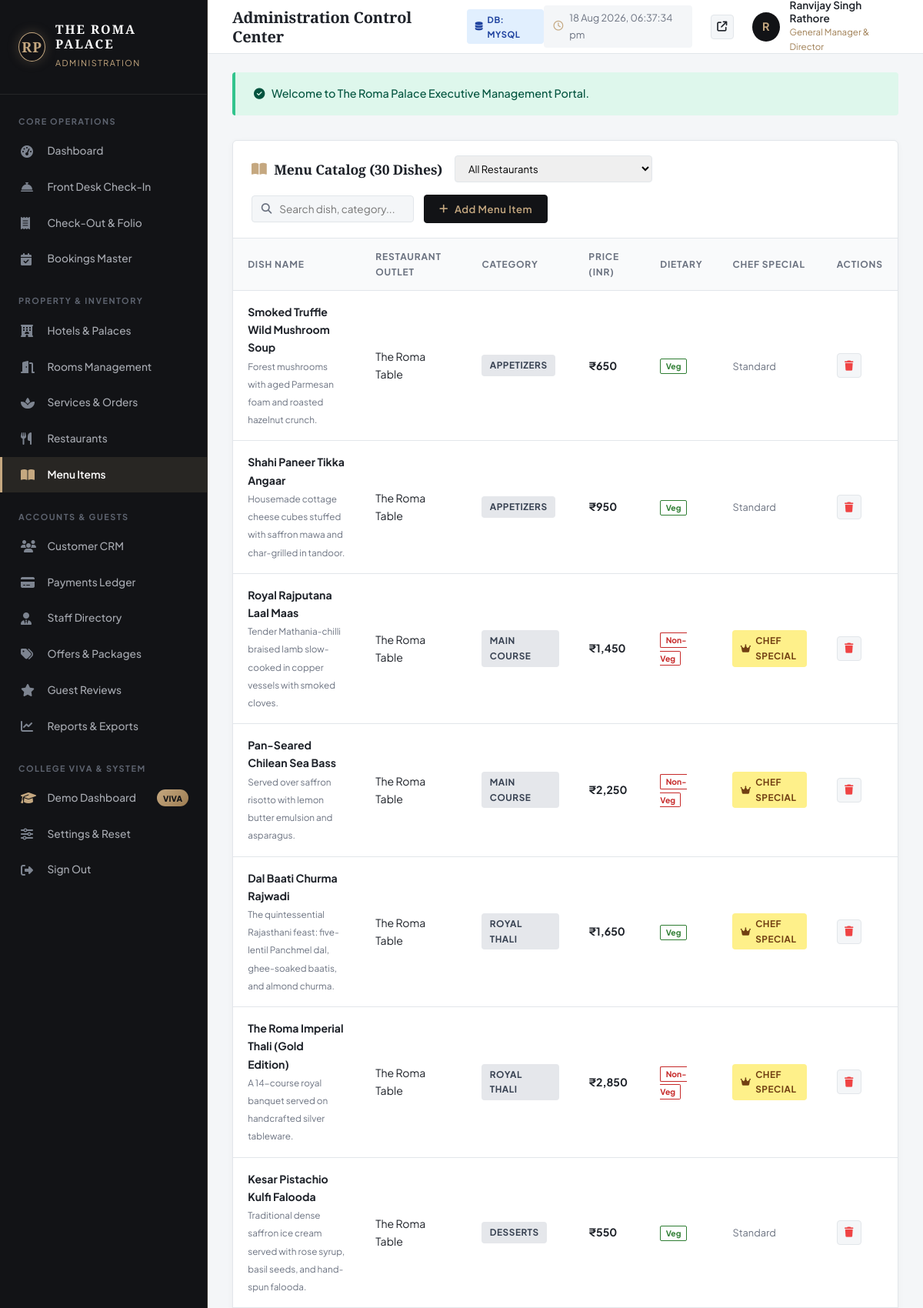
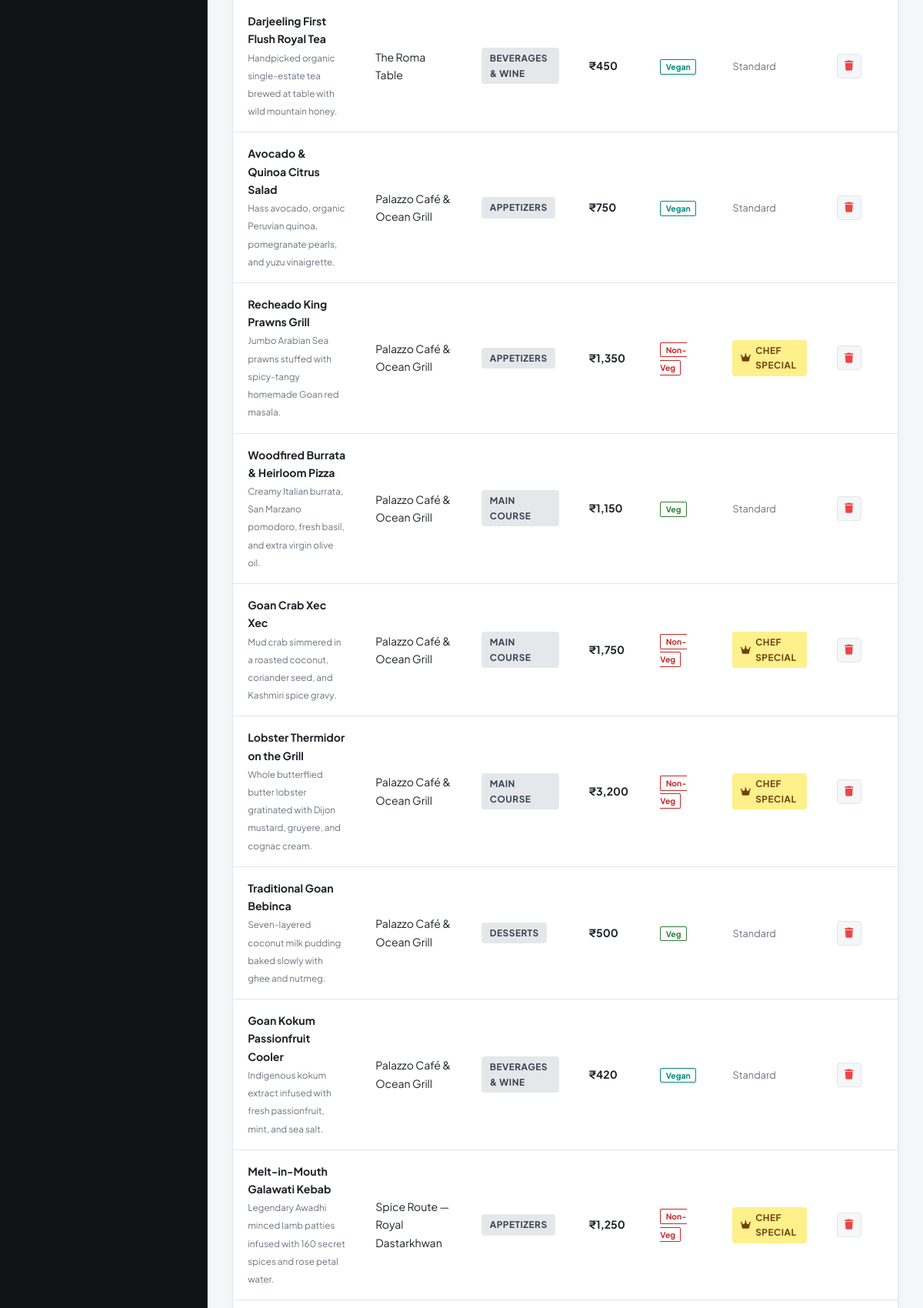
The app's page /admin/menu.php (signed in, upper part) with its own data (2 pictures, top to bottom).
### tables this page shows
CREATE TABLE `menu_items` (
    `item_id` INT AUTO_INCREMENT PRIMARY KEY,
    `restaurant_id` INT NOT NULL,
    `name` VARCHAR(150) NOT NULL,
    `category` ENUM('Appetizers', 'Main Course', 'Royal Thali', 'Desserts', 'Beverages & Wine', 'Breakfast') NOT NULL,
    `price` DECIMAL(8,2) NOT NULL,
    `dietary_flag` ENUM('Veg', 'Non-Veg', 'Vegan', 'Jain Option') NOT NULL DEFAULT 'Veg',
    `description` TEXT NOT NULL,
    `is_chef_special` TINYINT(1) DEFAULT 0,
    `is_available` TINYINT(1) DEFAULT 1,
    FOREIGN KEY (`restaurant_id`) REFERENCES `restaurants`(`restaurant_id`) ON DELETE CASCADE,
    INDEX `idx_menu_cat` (`category`)
);

CREATE TABLE `restaurants` (
    `restaurant_id` INT AUTO_INCREMENT PRIMARY KEY,
    `hotel_id` INT NOT NULL,
    `name` VARCHAR(120) NOT NULL,
    `slug` VARCHAR(100) NOT NULL,
    `cuisine` VARCHAR(100) NOT NULL,
    `opening_hours` VARCHAR(100) NOT NULL,
    `location_desc` VARCHAR(150) NOT NULL,
    `dress_code` VARCHAR(80) DEFAULT 'Smart Casual / Elegant',
    `image_url` VARCHAR(255) NOT NULL,
    `description` TEXT NOT NULL,
    `is_active` TINYINT(1) DEFAULT 1,
    FOREIGN KEY (`hotel_id`) REFERENCES `hotels`(`hotel_id`) ON DELETE CASCADE
);

### includes/auth.php (called while the page is built, shortened)
<?php
require_once __DIR__ . '/db.php';
function is_logged_in() {
    return isset($_SESSION['user_id']) && !empty($_SESSION['user_id']);
}
function is_admin() {
    return is_logged_in() && isset($_SESSION['role']) && $_SESSION['role'] === 'admin';
}
function current_admin() {
    $user_id = $_SESSION['user_id'];
    return db_fetch_one("SELECT a.*, u.email FROM admins a INNER JOIN users u ON a.user_id = u.user_id WHERE a.user_id = ?", [$user_id]);
}

### includes/db.php (called while the page is built, shortened)
<?php
$pdo = null;
if (getenv('USE_MYSQL') === 'true') {
    try {
        $dsn = "mysql:host=" . DB_HOST . ";port=" . DB_PORT . ";dbname=" . DB_NAME . ";charset=utf8mb4";
        $options = [
            PDO::ATTR_ERRMODE            => PDO::ERRMODE_EXCEPTION,
            PDO::ATTR_DEFAULT_FETCH_MODE => PDO::FETCH_ASSOC,
            PDO::ATTR_EMULATE_PREPARES   => false,
            PDO::ATTR_TIMEOUT            => 2
        ];
        $pdo = new PDO($dsn, DB_USER, DB_PASS, $options);
        $testStmt = $pdo->query("SELECT 1 FROM hotels LIMIT 1");
        $db_driver = 'mysql';
    } catch (Exception $e) {
        $pdo = setup_sqlite_fallback();
        $db_driver = 'sqlite';
    }
} else {
    try {
        $dsn = "mysql:host=" . DB_HOST . ";port=" . DB_PORT . ";dbname=" . DB_NAME . ";charset=utf8mb4";
        $options = [
            PDO::ATTR_ERRMODE            => PDO::ERRMODE_EXCEPTION,
            PDO::ATTR_DEFAULT_FETCH_MODE => PDO::FETCH_ASSOC,
            PDO::ATTR_EMULATE_PREPARES   => false,
            PDO::ATTR_TIMEOUT            => 1
        ];
        $testPdo = new PDO($dsn, DB_USER, DB_PASS, $options);
        $pdo = $testPdo;
    } catch (Exception $e) {
        $pdo = setup_sqlite_fallback();
        $db_driver = 'sqlite';
    }
}
function db_query($query, $params = []) {
    global $pdo;
    $stmt = $pdo->prepare($query);
    $stmt->execute($params);
    return $stmt;
}
function db_fetch_all($query, $params = []) {
    $stmt = db_query($query, $params);
    return $stmt->fetchAll();
}
function db_fetch_one($query, $params = []) {
    $stmt = db_query($query, $params);
    return $stmt->fetch() ?: null;
}
function format_inr($amount) {
    return '₹' . number_format((float)$amount, 0, '.', ',');
}

### admin/menu.php (the view, shortened to what this page needs)
<?php
require_once __DIR__ . '/includes/admin-header.php';
$sql = "SELECT m.*, r.name AS restaurant_name FROM menu_items m INNER JOIN restaurants r ON m.restaurant_id = r.restaurant_id WHERE 1=1";
$params = [];
$sql .= " ORDER BY m.restaurant_id ASC, m.category ASC, m.price ASC";
$menuItems = db_fetch_all($sql, $params);
?>
<div class="admin-card">
  <div class="admin-card-header">
    <div style="display: flex; align-items: center; gap: 1rem; flex-wrap: wrap;">
      <h3 class="admin-card-title"><i class="fa-solid fa-book-open text-gold"></i> Menu Catalog (<?php echo count($menuItems); ?> Dishes)</h3>
      <form method="GET" action="menu.php" style="display: flex; gap: 0.5rem;">
        <select name="rest_id" onchange="this.form.submit()" style="padding: 0.45rem 0.8rem; border-radius: 4px; border: 1px solid var(--admin-border); font-size: 0.82rem;">
          <option value="">All Restaurants</option>
        </select>
      </form>
    </div>
    <div class="admin-actions-bar">
      <div class="search-input-box">
        <i class="fa-solid fa-magnifying-glass"></i>
        <input type="text" placeholder="Search dish, category..." data-table-search="menuTable">
      </div>
      <button type="button" class="admin-btn-primary" onclick="openMenuModal()">
        <i class="fa-solid fa-plus"></i> Add Menu Item
      </button>
    </div>
  </div>
  <div class="admin-table-responsive">
    <table class="admin-table" id="menuTable">
      <thead>
        <tr>
          <th>Dish Name</th>
          <th>Restaurant Outlet</th>
          <th>Category</th>
          <th>Price (INR)</th>
          <th>Dietary</th>
          <th>Chef Special</th>
          <th>Actions</th>
        </tr>
      </thead>
      <tbody>
        <?php foreach ($menuItems as $m): ?>
          <tr>
            <td>
              <strong><?php echo htmlspecialchars($m['name']); ?></strong><br>
              <small style="color: var(--admin-text-muted);"><?php echo htmlspecialchars($m['description']); ?></small>
            </td>
            <td><?php echo htmlspecialchars($m['restaurant_name']); ?></td>
            <td><span class="badge badge-secondary"><?php echo htmlspecialchars($m['category']); ?></span></td>
            <td><strong><?php echo format_inr($m['price']); ?></strong></td>
            <td>
              <span class="diet-tag diet-<?php echo strtolower(str_replace(' ', '-', $m['dietary_flag'])); ?>">
                <?php echo htmlspecialchars($m['dietary_flag']); ?>
              </span>
            </td>
            <td>
              <?php if ($m['is_chef_special']): ?>
                <span class="badge badge-warning"><i class="fa-solid fa-crown"></i> Chef Special</span>
              <?php else: ?>
                <span style="color: var(--admin-text-muted); font-size: 0.8rem;">Standard</span>
              <?php endif; ?>
            </td>
            <td>
              <form method="POST" action="menu.php" onsubmit="return confirm('Delete dish?');" style="display: inline;">
                <button type="submit" class="btn-action-icon" style="color: #EF4444;" title="Delete Item">
                  <i class="fa-solid fa-trash"></i>
                </button>
              </form>
            </td>
          </tr>
        <?php endforeach; ?>
      </tbody>
    </table>
  </div>
</div>
<?php require_once __DIR__ . '/includes/admin-footer.php'; ?>

### admin/includes/admin-header.php (shortened to what this page needs)
<?php
require_once __DIR__ . '/../../includes/db.php';
require_once __DIR__ . '/../../includes/auth.php';
$currentAdmin = current_admin() ?: ['full_name' => 'Ranvijay Singh Rathore', 'role_title' => 'General Manager'];
$currentAdminPage = basename($_SERVER['PHP_SELF']);
?>
<!DOCTYPE html>
<html lang="en">
<head>
  <link rel="stylesheet" href="https://cdnjs.cloudflare.com/ajax/libs/font-awesome/6.5.1/css/all.min.css">
  <link rel="stylesheet" href="../assets/css/style.css">
  <link rel="stylesheet" href="../assets/css/admin.css">
</head>
<body class="admin-body">
  <aside class="admin-sidebar">
    <a href="dashboard.php" class="admin-brand" style="text-decoration: none;">
      <div class="rp-monogram">
        <span>RP</span>
      </div>
      <div class="admin-brand-text">
        <h2>THE ROMA PALACE</h2>
        <span>ADMINISTRATION</span>
      </div>
    </a>
    <div class="admin-nav-section">
      <div class="admin-nav-title">CORE OPERATIONS</div>
      <ul class="admin-nav-list">
        <li class="admin-nav-item <?php echo ($currentAdminPage === 'dashboard.php') ? 'active' : ''; ?>">
          <a href="dashboard.php"><i class="fa-solid fa-gauge-high"></i> <span>Dashboard</span></a>
        </li>
        <li class="admin-nav-item <?php echo ($currentAdminPage === 'checkin.php') ? 'active' : ''; ?>">
          <a href="checkin.php"><i class="fa-solid fa-bell-concierge"></i> <span>Front Desk Check-In</span></a>
        </li>
        <li class="admin-nav-item <?php echo ($currentAdminPage === 'checkout.php') ? 'active' : ''; ?>">
          <a href="checkout.php"><i class="fa-solid fa-receipt"></i> <span>Check-Out & Folio</span></a>
        </li>
        <li class="admin-nav-item <?php echo ($currentAdminPage === 'bookings.php') ? 'active' : ''; ?>">
          <a href="bookings.php"><i class="fa-solid fa-calendar-check"></i> <span>Bookings Master</span></a>
        </li>
      </ul>
      <div class="admin-nav-title" style="margin-top: 1rem;">PROPERTY & INVENTORY</div>
      <ul class="admin-nav-list">
        <li class="admin-nav-item <?php echo ($currentAdminPage === 'hotels.php') ? 'active' : ''; ?>">
          <a href="hotels.php"><i class="fa-solid fa-hotel"></i> <span>Hotels & Palaces</span></a>
        </li>
        <li class="admin-nav-item <?php echo ($currentAdminPage === 'rooms.php') ? 'active' : ''; ?>">
          <a href="rooms.php"><i class="fa-solid fa-door-open"></i> <span>Rooms Management</span></a>
        </li>
        <li class="admin-nav-item <?php echo ($currentAdminPage === 'services.php') ? 'active' : ''; ?>">
          <a href="services.php"><i class="fa-solid fa-spa"></i> <span>Services & Orders</span></a>
        </li>
        <li class="admin-nav-item <?php echo ($currentAdminPage === 'restaurants.php') ? 'active' : ''; ?>">
          <a href="restaurants.php"><i class="fa-solid fa-utensils"></i> <span>Restaurants</span></a>
        </li>
        <li class="admin-nav-item <?php echo ($currentAdminPage === 'menu.php') ? 'active' : ''; ?>">
          <a href="menu.php"><i class="fa-solid fa-book-open"></i> <span>Menu Items</span></a>
        </li>
      </ul>
      <div class="admin-nav-title" style="margin-top: 1rem;">ACCOUNTS & GUESTS</div>
      <ul class="admin-nav-list">
        <li class="admin-nav-item <?php echo ($currentAdminPage === 'customers.php') ? 'active' : ''; ?>">
          <a href="customers.php"><i class="fa-solid fa-users"></i> <span>Customer CRM</span></a>
        </li>
        <li class="admin-nav-item <?php echo ($currentAdminPage === 'payments.php') ? 'active' : ''; ?>">
          <a href="payments.php"><i class="fa-solid fa-credit-card"></i> <span>Payments Ledger</span></a>
        </li>
        <li class="admin-nav-item <?php echo ($currentAdminPage === 'staff.php') ? 'active' : ''; ?>">
          <a href="staff.php"><i class="fa-solid fa-user-tie"></i> <span>Staff Directory</span></a>
        </li>
        <li class="admin-nav-item <?php echo ($currentAdminPage === 'offers.php') ? 'active' : ''; ?>">
          <a href="offers.php"><i class="fa-solid fa-tags"></i> <span>Offers & Packages</span></a>
        </li>
        <li class="admin-nav-item <?php echo ($currentAdminPage === 'reviews.php') ? 'active' : ''; ?>">
          <a href="reviews.php"><i class="fa-solid fa-star"></i> <span>Guest Reviews</span></a>
        </li>
        <li class="admin-nav-item <?php echo ($currentAdminPage === 'reports.php') ? 'active' : ''; ?>">
          <a href="reports.php"><i class="fa-solid fa-chart-line"></i> <span>Reports & Exports</span></a>
        </li>
      </ul>
      <div class="admin-nav-title" style="margin-top: 1rem;">COLLEGE VIVA & SYSTEM</div>
      <ul class="admin-nav-list">
        <li class="admin-nav-item <?php echo ($currentAdminPage === 'demo-presentation.php') ? 'active' : ''; ?>">
          <a href="demo-presentation.php">
            <i class="fa-solid fa-graduation-cap text-gold"></i>
            <span>Demo Dashboard</span>
            <span class="admin-badge-viva">Viva</span>
          </a>
        </li>
        <li class="admin-nav-item <?php echo ($currentAdminPage === 'settings.php') ? 'active' : ''; ?>">
          <a href="settings.php"><i class="fa-solid fa-sliders"></i> <span>Settings & Reset</span></a>
        </li>
        <li class="admin-nav-item">
          <a href="logout.php"><i class="fa-solid fa-right-from-bracket"></i> <span>Sign Out</span></a>
        </li>
      </ul>
    </div>
  </aside>
  <div class="admin-main-wrapper">
    <header class="admin-top-header">
      <div class="admin-header-left">
        <h1 class="admin-page-title"><?php echo isset($pageHeading) ? htmlspecialchars($pageHeading) : 'Administration Control Center'; ?></h1>
        <span class="badge badge-info" style="font-size: 0.7rem;">
          <i class="fa-solid fa-database"></i> DB: <?php echo strtoupper(CURRENT_DB_DRIVER); ?>
        </span>
      </div>
      <div class="admin-header-right">
        <div class="admin-time-badge">
          <i class="fa-regular fa-clock text-gold"></i>
          <span id="adminLiveClock">--:--:--</span>
        </div>
        <a href="../index.php" target="_blank" class="btn-action-icon" title="Preview Public Luxury Website">
          <i class="fa-solid fa-arrow-up-right-from-square"></i>
        </a>
        <div class="admin-user-menu">
          <div class="admin-avatar">
            <?php echo strtoupper(substr($currentAdmin['full_name'], 0, 1)); ?>
          </div>
          <div class="admin-user-info">
            <span class="admin-user-name"><?php echo htmlspecialchars($currentAdmin['full_name']); ?></span>
            <span class="admin-user-role"><?php echo htmlspecialchars($currentAdmin['role_title']); ?></span>
          </div>
        </div>
      </div>
    </header>
    <?php if (isset($_SESSION['flash_success'])): ?>
      <div style="margin: 1.5rem 2rem 0 2rem; background: #DEF7EC; color: #03543F; padding: 1rem 1.5rem; border-radius: 4px; border-left: 4px solid #31C48D; font-weight: 500; font-size: 0.9rem;">
        <i class="fa-solid fa-circle-check" style="margin-right: 6px;"></i>
        <?php echo htmlspecialchars($_SESSION['flash_success']); unset($_SESSION['flash_success']); ?>
      </div>
    <?php endif; ?>
    <main class="admin-content-body">

### records on screen
menu_items: name "Smoked Truffle Wild Mushroom Soup", description "Forest mushrooms with aged Parmesan foam and roasted hazelnut crunch.", restaurant.name "The Roma Table", category "APPETIZERS", price "₹650", dietary_flag "Veg", is_chef_special "Standard"
menu_items: name "Shahi Paneer Tikka Angaar", description "Housemade cottage cheese cubes stuffed with saffron mawa and char-grilled in tandoor.", restaurant.name "The Roma Table", category "APPETIZERS", price "₹950", dietary_flag "Veg", is_chef_special "Standard"
menu_items: name "Royal Rajputana Laal Maas", description "Tender Mathania-chilli braised lamb slow-cooked in copper vessels with smoked cloves.", restaurant.name "The Roma Table", category "MAIN COURSE", price "₹1,450", dietary_flag "Non-Veg", is_chef_special 1 (drawn)
menu_items: name "Pan-Seared Chilean Sea Bass", description "Served over saffron risotto with lemon butter emulsion and asparagus.", restaurant.name "The Roma Table", category "MAIN COURSE", price "₹2,250", dietary_flag "Non-Veg", is_chef_special 1 (drawn)
menu_items: name "Dal Baati Churma Rajwadi", description "The quintessential Rajasthani feast: five-lentil Panchmel dal, ghee-soaked baatis, and almond churma.", restaurant.name "The Roma Table", category "ROYAL THALI", price "₹1,650", dietary_flag "Veg", is_chef_special 1 (drawn)
menu_items: name "The Roma Imperial Thali (Gold Edition)", description "A 14-course royal banquet served on handcrafted silver tableware.", restaurant.name "The Roma Table", category "ROYAL THALI", price "₹2,850", dietary_flag "Non-Veg", is_chef_special 1 (drawn)
menu_items: name "Kesar Pistachio Kulfi Falooda", description "Traditional dense saffron ice cream served with rose syrup, basil seeds, and hand-spun falooda.", restaurant.name "The Roma Table", category "DESSERTS", price "₹550", dietary_flag "Veg", is_chef_special "Standard"
menu_items: name "Darjeeling First Flush Royal Tea", description "Handpicked organic single-estate tea brewed at table with wild mountain honey.", restaurant.name "The Roma Table", category "BEVERAGES & WINE", price "₹450", dietary_flag "Vegan", is_chef_special "Standard"
menu_items: name "Avocado & Quinoa Citrus Salad", description "Hass avocado, organic Peruvian quinoa, pomegranate pearls, and yuzu vinaigrette.", restaurant.name "Palazzo Café & Ocean Grill", category "APPETIZERS", price "₹750", dietary_flag "Vegan", is_chef_special "Standard"
menu_items: name "Recheado King Prawns Grill", description "Jumbo Arabian Sea prawns stuffed with spicy-tangy homemade Goan red masala.", restaurant.name "Palazzo Café & Ocean Grill", category "APPETIZERS", price "₹1,350", dietary_flag "Non-Veg", is_chef_special 1 (drawn)
menu_items: name "Woodfired Burrata & Heirloom Pizza", description "Creamy Italian burrata, San Marzano pomodoro, fresh basil, and extra virgin olive oil.", restaurant.name "Palazzo Café & Ocean Grill", category "MAIN COURSE", price "₹1,150", dietary_flag "Veg", is_chef_special "Standard"
menu_items: name "Goan Crab Xec Xec", description "Mud crab simmered in a roasted coconut, coriander seed, and Kashmiri spice gravy.", restaurant.name "Palazzo Café & Ocean Grill", category "MAIN COURSE", price "₹1,750", dietary_flag "Non-Veg", is_chef_special 1 (drawn)
menu_items: name "Lobster Thermidor on the Grill", description "Whole butterflied butter lobster gratinated with Dijon mustard, gruyere, and cognac cream.", restaurant.name "Palazzo Café & Ocean Grill", category "MAIN COURSE", price "₹3,200", dietary_flag "Non-Veg", is_chef_special 1 (drawn)
menu_items: name "Traditional Goan Bebinca", description "Seven-layered coconut milk pudding baked slowly with ghee and nutmeg.", restaurant.name "Palazzo Café & Ocean Grill", category "DESSERTS", price "₹500", dietary_flag "Veg", is_chef_special "Standard"
menu_items: name "Goan Kokum Passionfruit Cooler", description "Indigenous kokum extract infused with fresh passionfruit, mint, and sea salt.", restaurant.name "Palazzo Café & Ocean Grill", category "BEVERAGES & WINE", price "₹420", dietary_flag "Vegan", is_chef_special "Standard"
menu_items: name "Melt-in-Mouth Galawati Kebab", description "Legendary Awadhi minced lamb patties infused with 160 secret spices and rose petal water.", restaurant.name "Spice Route — Royal Dastarkhwan", category "APPETIZERS", price "₹1,250", dietary_flag "Non-Veg", is_chef_special 1 (drawn)

### other values on screen
CURRENT_DB_DRIVER "MYSQL"
substr($currentAdmin['full_name'], 0, 1) "R"
$currentAdmin['full_name'] "Ranvijay Singh Rathore"
$currentAdmin['role_title'] "General Manager & Director"
$_SESSION['flash_success'] "Welcome to The Roma Palace Executive Management Portal."
count($menuItems) "30"
